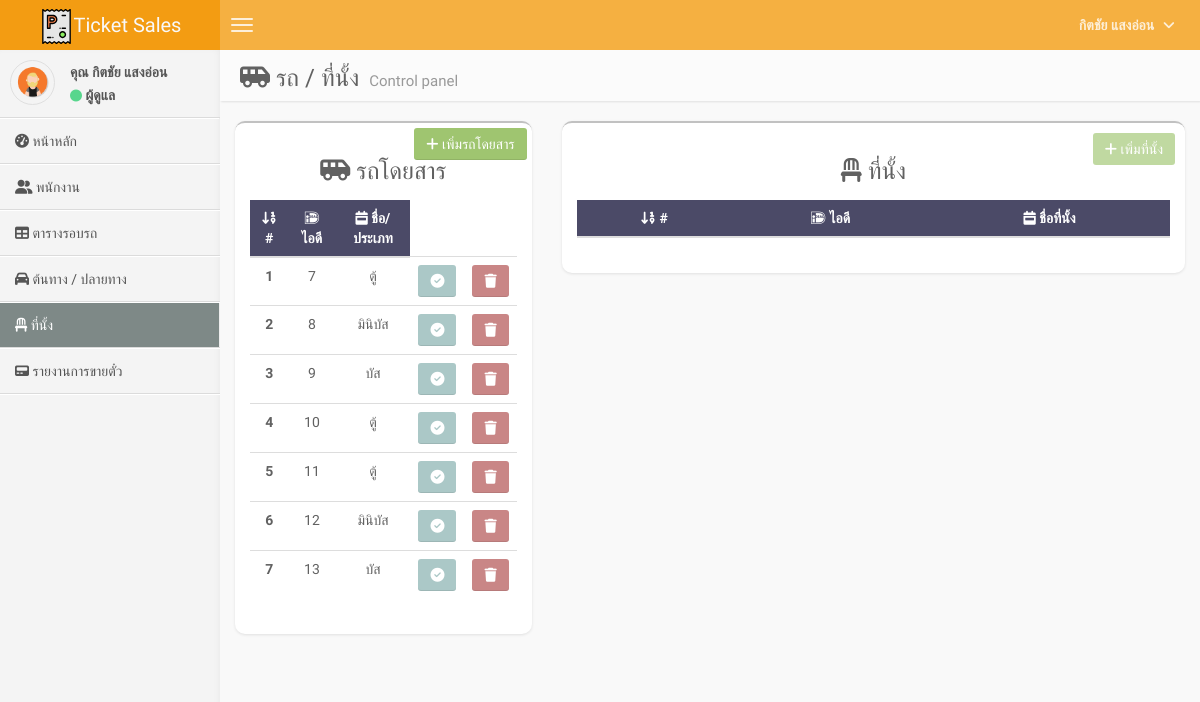
The page /pad.php (signed in) on the database its author committed.
### tables this page shows
CREATE TABLE `tb_user` (
  `u_id` int(11) NOT NULL,
  `u_email` varchar(70) NOT NULL,
  `u_password` varchar(280) NOT NULL,
  `u_first_name` varchar(180) NOT NULL,
  `u_last_name` varchar(80) NOT NULL,
  `u_address` varchar(300) NOT NULL,
  `u_role` int(11) NOT NULL DEFAULT 0,
  `u_tel` varchar(10) NOT NULL
);

CREATE TABLE `tb_bus` (
  `b_id` int(11) NOT NULL,
  `b_name` varchar(80) NOT NULL
);

### pad.php (the view, shortened to what this page needs)
<?php
require "connect.php";
$id = $_SESSION["user_id"];
$role = $_SESSION["user_role"];
$SQL = "SELECT * FROM tb_user WHERE u_id = '{$id}'";
$objQuery = mysqli_query($con, $SQL);
$user = mysqli_fetch_assoc($objQuery);
$SQL = "SELECT * FROM tb_bus ";
$busQuery = mysqli_query($con, $SQL);
?>
<!DOCTYPE html>
<html>
<head>
    <link href="css/bootstrap.min.css" rel="stylesheet" type="text/css" />
    <link rel="stylesheet" href="node_modules\@fortawesome\fontawesome-free\css\all.min.css">
    <link href="css/AdminLTE.css" rel="stylesheet" type="text/css" />
    <link href="css/custom.css" rel="stylesheet" type="text/css" />
</head>
<body class="skin-blue" style="color: #616161;">
    <header class="header">
        <a href="index.php" class="logo">
            <img src="svg/parking_ticket.svg" width="35px" height="35px"/>Ticket Sales
        </a>
        <nav class="navbar navbar-static-top" role="navigation">
            <a href="#" class="navbar-btn sidebar-toggle" data-toggle="offcanvas" role="button">
                <span class="icon-bar"></span>
                <span class="icon-bar"></span>
                <span class="icon-bar"></span>
            </a>
            <div class="navbar-right">
                <ul class="nav navbar-nav">
                    <li class="dropdown user user-menu">
                        <a href="#" class="dropdown-toggle" data-toggle="dropdown">
                            <span> <?= $user["u_first_name"] . " " . $user["u_last_name"] ?></span>
                            <i class="fas fa-angle-down" style="font-size: 14px;margin-left: 5px;"></i>
                        </a>
                    </li>
                </ul>
            </div>
        </nav>
    </header>
    <div class="wrapper row-offcanvas row-offcanvas-left">
        <aside class="left-side sidebar-offcanvas">
            <section class="sidebar">
                <div class="user-panel">
                    <div class="pull-left image">
                        <img src="img/user1.png" class="img-circle" alt="User Image" />
                    </div>
                    <div class="pull-left info">
                        <p>คุณ <?= $user["u_first_name"] . " " . $user["u_last_name"] ?> </p>
                        <div>
                            <i class="fas fa-circle" style="font-size: 12px;color:#58D68D"></i>
                            <?= $role == 1 ? "ผู้ดูแล" : "พนักงาน" ?>
                        </div>
                    </div>
                </div>
                <?php require "navigation.php" ?>
            </section>
        </aside>
        <aside class="right-side">
            <section class="content-header">
                <h1>
                    <i class="fas fa-shuttle-van"></i> รถ / ที่นั้ง
                    <small>Control panel</small>
                </h1>
            </section>
            <section class="content" style="min-height: 500px;">
                <div class="row">
                    <div class="col-md-4">
                        <div class="box">
                            <div style="text-align: center; position: relative;">
                                <h3 ><i class="fas fa-shuttle-van"></i> รถโดยสาร</h3>
                            </div>
                            <div style="position: absolute;top: 5px;right: 5px;">
                                <button id="btn-add-car" class="btn btn-success"> <i class="fas fa-plus"></i> เพิ่มรถโดยสาร</button>
                            </div>
                            <table class="table text-center" style="margin-top: 15px;">
                                <thead style="background-color: #4B4A67; color: white">
                                    <tr>
                                        <th scope="col"> <i class="fas fa-sort-numeric-down"></i> #</th>
                                        <th scope="col"><i class="fab fa-ideal"></i> ไอดี</th>
                                        <th scope="col"><i class="fas fa-calendar-week"></i> ชื่อ/ประเภท</th>
                                    </tr>
                                </thead>
                                <tbody>
                                    <?php
                                    $i = 1;
                                    while ($row = mysqli_fetch_assoc($busQuery)) :
                                    ?>
                                        <tr class="<?= $_GET['bus_id'] == $row['b_id'] ? 'select-row-seat' : null ?>">
                                            <th scope="row"><?= $i ?></th>
                                            <td><?= $row["b_id"] ?></td>
                                            <td><?= $row["b_name"] ?></td>
                                            <td>
                                                <a href="?bus_id=<?= $row["b_id"] ?>">
                                                    <button class="btn btn-primary"><i class="fas fa-check-circle"></i></button>
                                                </a>
                                            </td>
                                            <td>
                                                <a href="action/action_delete_car.php?bus_id=<?= $row["b_id"] ?>">
                                                    <button class="btn btn-danger"><i class="fas fa-trash"></i></button>
                                                </a>
                                            </td>
                                        </tr>
                                    <?php
                                        $i++;
                                    endwhile;
                                    ?>
                                </tbody>
                            </table>
                        </div>
                    </div>
                    <div class="col-md-8">
                        <div class="box">
                            <div style="text-align: center; position: relative;">
                                <h3><i class="fas fa-chair"></i> ที่นั้ง</h3>
                            </div>
                            <div style="position: absolute;top: 10px;right: 10px;">
                                <button id="myBtn" class="btn btn-success" <?= !isset($_GET["bus_id"]) ? "disabled" : null ?>><i class="fas fa-plus"></i> เพิ่มที่นั้ง</button>
                            </div>
                            <table class="table table-striped text-center text-center" style="margin-top: 15px;">
                                <thead  style="background-color: #4B4A67; color: white">
                                    <tr>
                                        <th scope="col"> <i class="fas fa-sort-numeric-down"></i> #</th>
                                        <th scope="col"><i class="fab fa-ideal"></i> ไอดี</th>
                                        <th scope="col"><i class="fas fa-calendar-week"></i> ชื่อที่นั้ง</th>
                                    </tr>
                                </thead>
                            </table>
                        </div>
                    </div>
                </div>
            </section>
        </aside>
    </div>
</body>
</html>

### css/AdminLTE.css (style rules this page uses)
html, body { overflow-x: hidden!important; font-family: 'Source Sans Pro', sans-serif; -webkit-font-smoothing: antialiased; min-height: 100%; background: #f9f9f9; }
a { color: #3c8dbc; }
.wrapper { min-height: 100%; }
.wrapper:before, .wrapper:after { display: table; content: " "; }
.wrapper:after { clear: both; }
body > .header { position: absolute; top: 0; left: 0; right: 0; z-index: 1030; }
.right-side, .left-side { min-height: 100%; display: block; }
.right-side { background-color: #f9f9f9; margin-left: 220px; }
.left-side { position: absolute; width: 220px; top: 0; }
@media screen and (min-width: 992px) { .left-side { top: 50px; } }
.content { padding: 20px 15px; background: #f9f9f9; }
h1, h2, h3, h4, h5, h6, .h1, .h2, .h3, .h4, .h5, .h6 { font-family: 'Source Sans Pro', sans-serif; }
img { max-width: 100%important; }
table.text-center td, table.text-center th { text-align: center; }
body > .header { position: relative; max-height: 100px; z-index: 1030; }
body > .header .navbar { height: 50px; margin-bottom: 0; margin-left: 220px; }
body > .header .navbar .sidebar-toggle { float: left; padding: 9px 5px; margin-top: 8px; margin-right: 0; margin-bottom: 8px; margin-left: 5px; background-color: transparent; background-image: none; border: 1px solid transparent; -webkit-border-radius: 0 !important; -moz-border-radius: 0 !important; border-radius: 0 !important; }
body > .header .navbar .sidebar-toggle .icon-bar { display: block; width: 22px; height: 2px; -webkit-border-radius: 4px; -moz-border-radius: 4px; border-radius: 4px; }
body > .header .navbar .sidebar-toggle .icon-bar + .icon-bar { margin-top: 4px; }
body > .header .navbar .nav > li.user > a { font-weight: bold; }
body > .header .logo { float: left; font-size: 20px; line-height: 50px; text-align: center; padding: 0 10px; width: 220px; font-family: 'Kaushan Script', cursive; font-weight: 500; height: 50px; display: block; }
.right-side > .content-header { position: relative; padding: 15px 15px 10px 20px; }
.right-side > .content-header > h1 { margin: 0; font-size: 24px; }
.right-side > .content-header > h1 > small { font-size: 15px; display: inline-block; padding-left: 4px; font-weight: 300; }
.sidebar { margin-bottom: 5px; }
.user-panel { padding: 10px; }
.user-panel:before, .user-panel:after { display: table; content: " "; }
.user-panel:after { clear: both; }
.user-panel > .image > img { width: 45px; height: 45px; }
.user-panel > .info { font-weight: 600; padding: 5px 5px 5px 15px; font-size: 14px; line-height: 1; }
.user-panel > .info > p { margin-bottom: 9px; }
.box { position: relative; background: #ffffff; border-top: 2px solid #c1c1c1; margin-bottom: 20px; -webkit-border-radius: 3px; -moz-border-radius: 3px; border-radius: 3px; width: 100%; box-shadow: 0px 1px 3px rgba(0, 0, 0, 0.1); }
.btn { font-weight: 500; -webkit-border-radius: 3px; -moz-border-radius: 3px; border-radius: 3px; border: 1px solid transparent; -webkit-box-shadow: inset 0px -2px 0px 0px rgba(0, 0, 0, 0.09); -moz-box-shadow: inset 0px -2px 0px 0px rgba(0, 0, 0, 0.09); box-shadow: inset 0px -1px 0px 0px rgba(0, 0, 0, 0.09); }
.btn.btn-primary { background-color: #3c8dbc; border-color: #367fa9; }
.btn.btn-success { background-color: #00a65a; border-color: #008d4c; }
.btn.btn-danger { background-color: #f56954; border-color: #f4543c; }
.skin-blue .navbar { background-color: #3c8dbc; }
.skin-blue .navbar .nav a { color: rgba(255, 255, 255, 0.8); }
.skin-blue .navbar .navbar-right > .nav { margin-right: 10px; }
.skin-blue .navbar .sidebar-toggle .icon-bar { background: rgba(255, 255, 255, 0.8); }
.skin-blue .logo { background-color: #367fa9; color: #f9f9f9; }
.skin-blue .right-side > .content-header { background: #fbfbfb; box-shadow: 1px 1px 2px rgba(0, 0, 0, 0.1); }
.skin-blue .user-panel > .image > img { border: 1px solid #dfdfdf; }
.skin-blue .user-panel > .info, .skin-blue .user-panel > .info > a { color: #555555; }
.skin-blue .sidebar { border-bottom: 1px solid #fff; }
.skin-blue .left-side { background: #f4f4f4; -webkit-box-shadow: inset -3px 0px 8px -4px rgba(0, 0, 0, 0.1); -moz-box-shadow: inset -3px 0px 8px -4px rgba(0, 0, 0, 0.1); box-shadow: inset -3px 0px 8px -4px rgba(0, 0, 0, 0.07); }

### rows shown on the page
tb_user: u_first_name "กิตชัย", u_last_name "แสงอ่อน"
tb_bus: b_id "7", b_name "ตู้"
tb_bus: b_id "8", b_name "มินิบัส"
tb_bus: b_id "9", b_name "บัส"
tb_bus: b_id "10", b_name "ตู้"
tb_bus: b_id "11", b_name "ตู้"
tb_bus: b_id "12", b_name "มินิบัส"
tb_bus: b_id "13", b_name "บัส"
